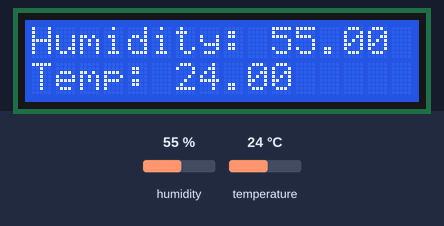
Simulated run of this sketch. Board: Arduino Uno, built with avr-gcc and run on an emulated ATmega328P. Parts: 16×2 character LCD. The test bench sets the inputs (shaded band); at power-on: humidity 55 %, temperature 24 °C.

Above: at 2.2 s.
2.3 s: humidity set to 22 %
At 3.4 s:
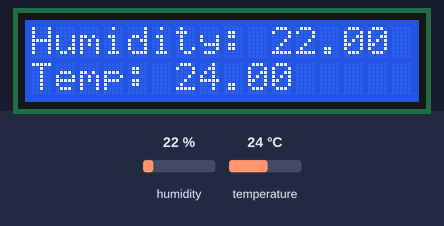
5.0 s: temperature set to 12 °C
At 6.1 s:
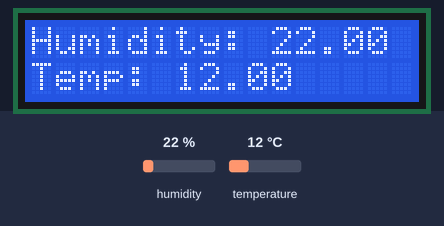
7.7 s: humidity set to 40 %
At 10.3 s:
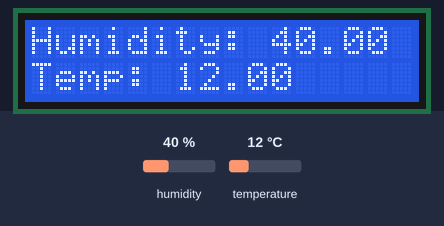
10.7 s: temperature set to 19 °C
At 11.8 s:
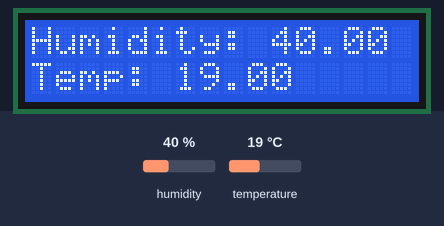
Timing chart, 0 to 13.7 s (numbered marks = the images above; inputs shaded):
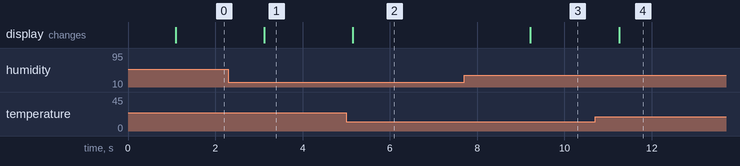

Measured:
- after the input at 2.3 s, the display: changes after 0.82 s (image 1)
- after the input at 5.0 s, the display: changes after 0.15 s (image 2)
- after the input at 7.7 s, the display: changes after 1.5 s (image 3)
- after the input at 10.7 s, the display: changes after 0.55 s (image 4)

The sketch:

50.DHT11_LCD1602.ino
```cpp
#include <DHT.h>
#include <LiquidCrystal.h>


// DHT11 sensor part
#define Type DHT11

int sensePin = 2;

DHT HT(sensePin, Type);

float humidity;
float tempC;


// LCD1602 part
int rs = 7;
int en = 8;

int d4 = 9;
int d5 = 10;
int d6 = 11;
int d7 = 12;

LiquidCrystal lcd(rs, en, d4, d5, d6, d7);

void setup() {
  // put your setup code here, to run once:

  Serial.begin(9600);

  HT.begin();
  delay(1000);

  lcd.begin(16, 2);

}

void loop() {
  // put your main code here, to run repeatedly:


  humidity = HT.readHumidity();
  tempC = HT.readTemperature();

  /**
  Serial.print("Humidity (%): ");
  Serial.print(humidity);
  Serial.print(" Temperature: ");
  Serial.println(tempC);
  delay(1000);
  **/

  lcd.setCursor(0, 0);
  lcd.print("Humidity: ");
  lcd.print(humidity);

  lcd.setCursor(0, 1);
  lcd.print("Temp: ");
  lcd.print(tempC);
  delay(1000);


}
```
